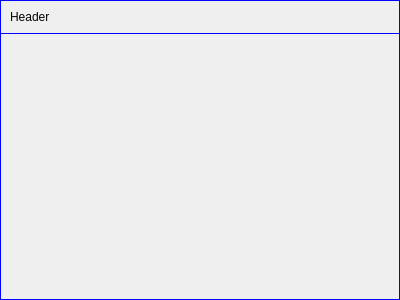
<?xml version="1.0" encoding="UTF-8"?>
<ui version="4.0">
 <class>WidgetsGroup</class>
 <widget class="QWidget" name="WidgetsGroup">
  <property name="geometry">
   <rect>
    <x>0</x>
    <y>0</y>
    <width>400</width>
    <height>300</height>
   </rect>
  </property>
  <property name="sizePolicy">
   <sizepolicy hsizetype="Preferred" vsizetype="Fixed">
    <horstretch>0</horstretch>
    <verstretch>0</verstretch>
   </sizepolicy>
  </property>
  <property name="cursor">
   <cursorShape>PointingHandCursor</cursorShape>
  </property>
  <property name="windowTitle">
   <string>Form</string>
  </property>
  <layout class="QVBoxLayout" name="verticalLayout">
   <property name="spacing">
    <number>0</number>
   </property>
   <property name="margin">
    <number>0</number>
   </property>
   <item>
    <widget class="QFrame" name="HeaderFrame">
     <property name="sizePolicy">
      <sizepolicy hsizetype="Preferred" vsizetype="Fixed">
       <horstretch>0</horstretch>
       <verstretch>0</verstretch>
      </sizepolicy>
     </property>
     <property name="styleSheet">
      <string notr="true">.QFrame
{
	border : 1px solid blue;
}</string>
     </property>
     <property name="frameShape">
      <enum>QFrame::StyledPanel</enum>
     </property>
     <property name="frameShadow">
      <enum>QFrame::Raised</enum>
     </property>
     <layout class="QHBoxLayout" name="horizontalLayout">
      <item>
       <widget class="ActionLabel" name="HeaderText">
        <property name="styleSheet">
         <string notr="true">ActionLabel
{
	text-decoration: none;
}

ActionLabel[mouseover=&quot;false&quot;]
{
	text-decoration: none;
}

ActionLabel[mouseover=&quot;true&quot;]
{
	text-decoration: underline;
}</string>
        </property>
        <property name="text">
         <string>Header</string>
        </property>
       </widget>
      </item>
     </layout>
    </widget>
   </item>
   <item>
    <widget class="QFrame" name="ContentsFrame">
     <property name="styleSheet">
      <string notr="true">.QFrame
{
	border : 1px solid blue;
    border-top : 0px solid blue;
}</string>
     </property>
     <property name="frameShape">
      <enum>QFrame::StyledPanel</enum>
     </property>
     <property name="frameShadow">
      <enum>QFrame::Raised</enum>
     </property>
    </widget>
   </item>
  </layout>
 </widget>
 <customwidgets>
  <customwidget>
   <class>ActionLabel</class>
   <extends>QLabel</extends>
   <header>Widgets/ActionLabel/ActionLabel.h</header>
  </customwidget>
 </customwidgets>
 <resources/>
 <connections>
  <connection>
   <sender>HeaderText</sender>
   <signal>clicked()</signal>
   <receiver>WidgetsGroup</receiver>
   <slot>switchContents()</slot>
   <hints>
    <hint type="sourcelabel">
     <x>36</x>
     <y>27</y>
    </hint>
    <hint type="destinationlabel">
     <x>-4</x>
     <y>55</y>
    </hint>
   </hints>
  </connection>
 </connections>
 <slots>
  <slot>switchContents()</slot>
 </slots>
</ui>
